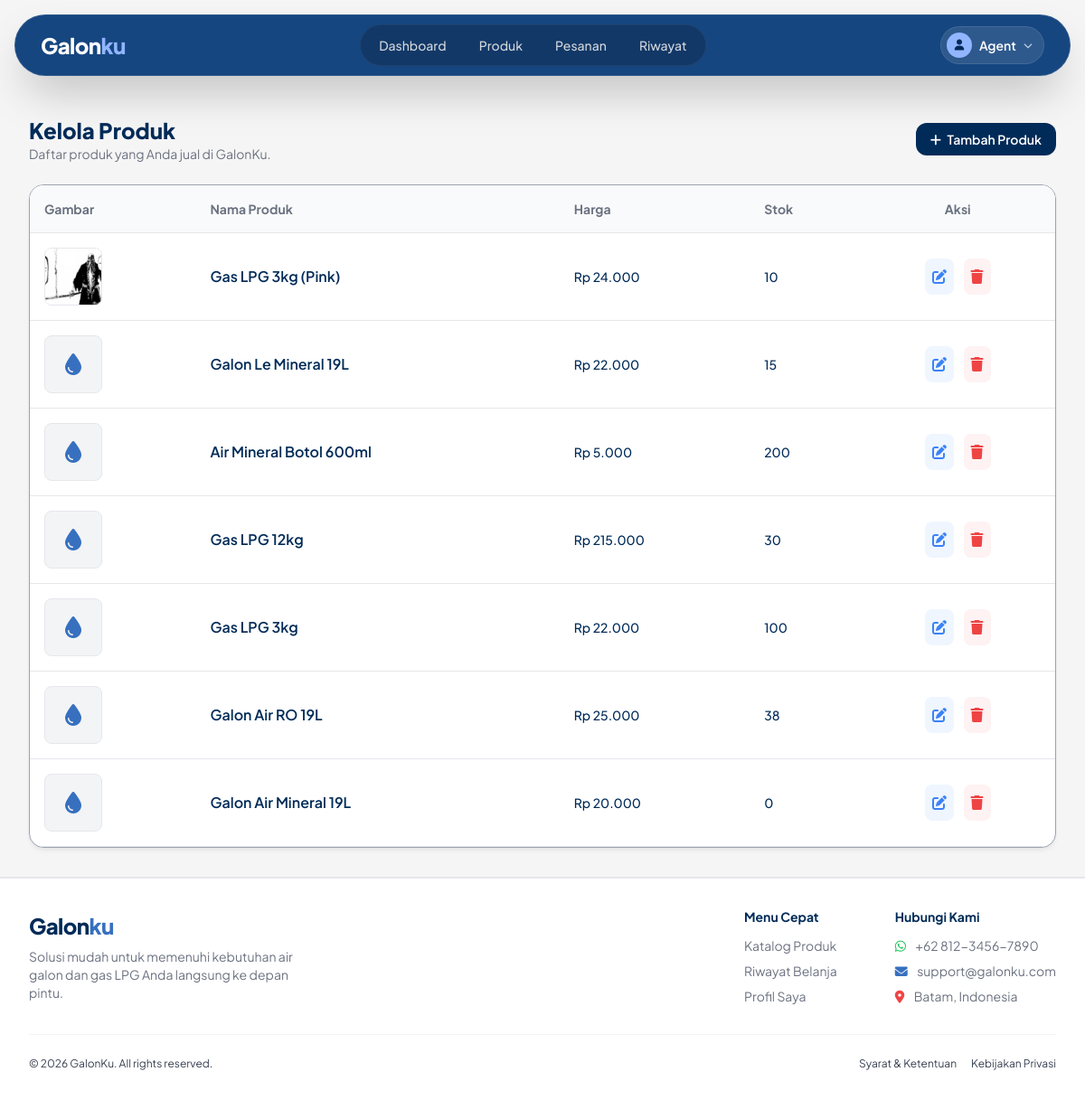
/agent/produk.php (signed in), run on the app's committed database.
### tables this page shows
CREATE TABLE `product` (
  `id_product` int NOT NULL,
  `id_agent` int NOT NULL,
  `img` varchar(255) DEFAULT NULL,
  `name_product` varchar(100) NOT NULL,
  `price` decimal(10,2) NOT NULL,
  `stock` int NOT NULL
);

### agent/produk.php (the view, shortened to what this page needs)
<?php
include __DIR__ . '/../koneksi.php';
$id_user = $_SESSION['id_user'];
?>
<!DOCTYPE html>
<html lang="id">
<head>
    <?php include '../layout/assets.php'; ?>
</head>
<body class="font-sans antialiased bg-surface">
    <?php include '../layout/navbar.php'; ?>
    <main class="max-w-7xl mx-auto px-4 sm:px-6 lg:px-8 py-6 md:py-8">
        <div class="flex justify-between items-center mb-6">
            <div>
                <h1 class="text-2xl font-extrabold text-primary">Kelola Produk</h1>
                <p class="text-sm text-gray-500">Daftar produk yang Anda jual di GalonKu.</p>
            </div>
            <button onclick="document.getElementById('modalTambah').classList.remove('hidden')" class="bg-primary text-white px-4 py-2 rounded-xl text-sm font-semibold hover:bg-secondary transition">
                <i class="fa-solid fa-plus mr-1"></i> Tambah Produk
            </button>
        </div>
        <div class="bg-white rounded-2xl shadow-soft border border-gray-400 overflow-hidden">
            <div class="overflow-x-auto">
                <table class="w-full text-left">
                    <thead class="bg-gray-50 border-b text-sm text-gray-500">
                        <tr>
                            <th class="p-4">Gambar</th>
                            <th class="p-4">Nama Produk</th>
                            <th class="p-4">Harga</th>
                            <th class="p-4">Stok</th>
                            <th class="p-4 text-center">Aksi</th>
                        </tr>
                    </thead>
                    <tbody>
                        <?php
                        $query = "SELECT * FROM product WHERE id_agent = '$id_user' ORDER BY id_product DESC";
                        $result = mysqli_query($koneksi, $query);
                        while ($row = mysqli_fetch_assoc($result)) {
                        ?>
                        <tr class="border-b hover:bg-gray-50">
                            <td class="p-4">
                                <div class="w-16 h-16 bg-gray-100 rounded-lg overflow-hidden flex items-center justify-center border border-gray-200">
                                    <?php if (!empty($row['img']) && !str_contains($row['img'], 'dummy')) { ?>
                                        <img src="../poto/<?= $row['img']; ?>" class="w-full h-full object-cover">
                                    <?php } else { ?>
                                        <i class="fa-solid fa-droplet text-secondary text-2xl"></i>
                                    <?php } ?>
                                </div>
                            </td>
                            <td class="p-4 font-semibold text-primary"><?= htmlspecialchars($row['name_product']); ?></td>
                            <td class="p-4 text-sm font-medium">Rp <?= number_format($row['price'], 0, ',', '.'); ?></td>
                            <td class="p-4 text-sm font-medium"><?= $row['stock']; ?></td>
                            <td class="p-4 text-center">
                                <button onclick="editProduk(<?= $row['id_product']; ?>, '<?= htmlspecialchars($row['name_product']); ?>', <?= $row['price']; ?>, <?= $row['stock']; ?>)" class="text-blue-500 hover:text-blue-700 bg-blue-50 hover:bg-blue-100 p-2 rounded-lg mx-1 transition" title="Edit">
                                    <i class="fa-solid fa-pen-to-square"></i>
                                </button>
                                <a href="produk.php?hapus=<?= $row['id_product']; ?>" onclick="return confirm('Yakin ingin menghapus produk ini?')" class="text-red-500 hover:text-red-700 bg-red-50 hover:bg-red-100 p-2 rounded-lg mx-1 transition inline-block" title="Hapus">
                                    <i class="fa-solid fa-trash"></i>
                                </a>
                            </td>
                        </tr>
                        <?php } ?>
                    </tbody>
                </table>
            </div>
        </div>
    </main>
    <?php include '../layout/footer.php'; ?>
</body>
</html>

### layout/assets.php (style rules this page uses)
body { background-color: #F1F5F9; font-family: 'Plus Jakarta Sans', sans-serif; color: #002B58; }

### data on the page
product: img (picture), name_product "Gas LPG 3kg (Pink)", price "24.000", stock "10"
product: name_product "Galon Le Mineral 19L", price "22.000", stock "15"
product: name_product "Air Mineral Botol 600ml", price "5.000", stock "200"
product: name_product "Gas LPG 12kg", price "215.000", stock "30"
product: name_product "Gas LPG 3kg", price "22.000", stock "100"
product: name_product "Galon Air RO 19L", price "25.000", stock "38"
product: name_product "Galon Air Mineral 19L", price "20.000", stock "0"

### other printed values
$nav_username "Agent"
